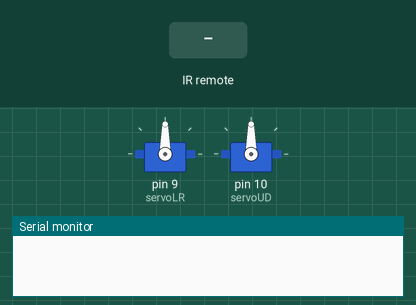
This sketch was run on a simulated Arduino Uno, built with avr-gcc and run on an emulated ATmega328P. Shown: 2 × servo, the last lines printed to the serial monitor. The test bench sets the inputs (shaded band).

Above: at 1.2 s.
1.3 s: infrared code 0xFF629D received
At 1.8 s:
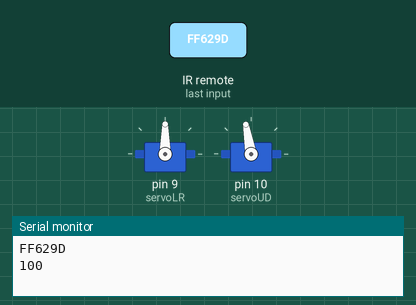
2.8 s: infrared code 0xFFC23D received
At 3.8 s:
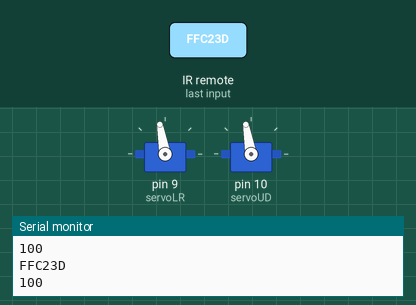
4.3 s: infrared code 0xFFA857 received
At 5.3 s:
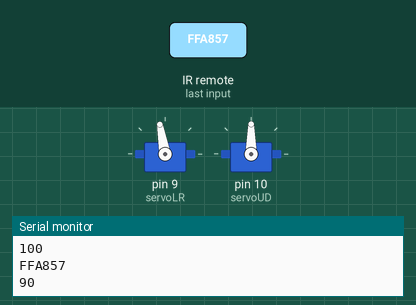
5.8 s: infrared code 0xFFFFFFFF received
At 6.2 s:
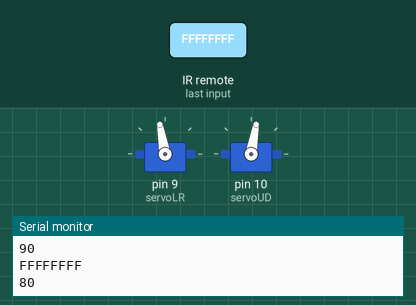
7.3 s: infrared code 0xFFFFFFFF received
At 7.6 s:
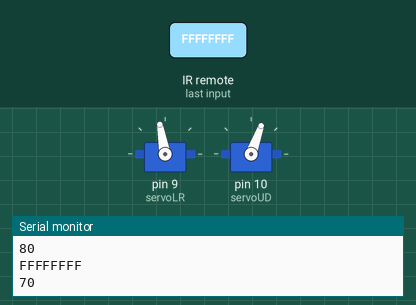
8.8 s: infrared code 0xFF22DD received
At 9.7 s:
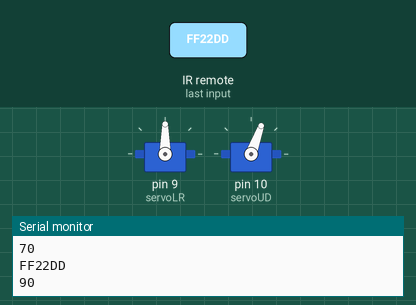
Timing chart, 0 to 11.3 s (numbered marks = the images above; inputs shaded):
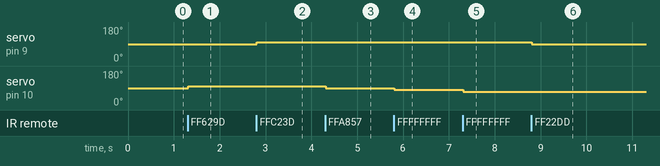

Measured:
- after the input at 1.3 s, servo on pin 10 (servoUD): 90° → 100° at once
- after the input at 2.8 s, servo on pin 9 (servoLR): 90° → 100° at once
- after the input at 4.3 s, servo on pin 10 (servoUD): 100° → 90° at once
- after the input at 5.8 s, servo on pin 10 (servoUD): 90° → 80° at once
- after the input at 7.3 s, servo on pin 10 (servoUD): 80° → 70° at once
- after the input at 8.8 s, servo on pin 9 (servoLR): 100° → 90° at once

The sketch:

cat_turret_ir.ino
```cpp
#include <Servo.h>
#include <IRremote.h>

Servo servoLR;
Servo servoUD;
IRrecv irrecv(8);
decode_results results;
unsigned long lastPressed = 0;

int LRpos = 90;
int UDpos = 90;


void setup() {
  Serial.begin(9600);
  servoLR.attach(9);
  servoUD.attach(10);
  irrecv.enableIRIn();
  irrecv.blink13(true);
}

void loop() {
  int UDposTemp = UDpos;
  int LRposTemp = LRpos;
  if (irrecv.decode(&results)){
        Serial.println(results.value, HEX);
        unsigned long pressed = results.value;

        if (pressed == 0xFFFFFFFF){ //if button is held down, repeat
          pressed = lastPressed;
        }
       /* else { // this works great in theory but theres a lot of garbage signals to ignore
          lastPressed = pressed;
        } */

        switch(pressed){
          case 0xFF629D:
          lastPressed = 0xFF629D;
          UDposTemp = UDposTemp + 10;
          break;
          case 0xFFA857:
          lastPressed = 0xFFA857;
          UDposTemp = UDposTemp - 10;
          break;
          case 0xFFC23D:
          lastPressed =  0xFFC23D;
          LRposTemp = LRposTemp + 10;
          break;
          case 0xFF22DD:
          lastPressed = 0xFF22DD;
          LRposTemp = LRposTemp - 10;
          break;
        }
        irrecv.resume();
  }
  if (LRposTemp > 170){
    LRposTemp = 170;
  }
  if (UDposTemp > 170){
    UDposTemp = 170;
  }
  if (LRposTemp < 10){
    LRposTemp = 10;
  }
  if (UDposTemp < 10){
    UDposTemp = 10;
  }

  if (UDposTemp != UDpos){
    UDpos = UDposTemp;
    Serial.println(UDpos);
    servoUD.write(UDpos);
  }

  if (LRposTemp != LRpos){
    LRpos = LRposTemp;
    Serial.println(LRpos);
    servoLR.write(LRpos);
  }

  delay(15);
}
```
